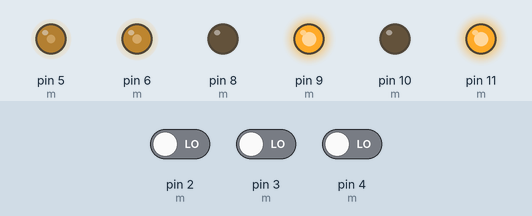
A sketch run on a simulated Arduino Uno, built with avr-gcc and run on an emulated ATmega328P. On the bench: output pins drawn as LEDs (lit = HIGH). The inputs (shaded band) are chosen by the test bench; at power-on: pin 2 (m) LOW, pin 3 (m) LOW, pin 4 (m) LOW. What the sketch prints to the serial monitor is not drawn.

Above: at 1.2 s.
1.3 s: pin 2 (m) driven HIGH
Timing chart, 0 to 4.3 s (numbered marks = the images above; inputs shaded):
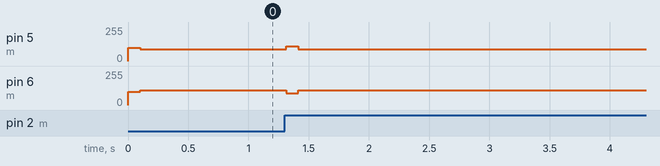

Measured:
- after the input at 1.3 s, pin 5 (m): 90/255 → 110/255 at once, → 90/255 0.10 s later; pin 6 (m): 110/255 → 90/255 at once, → 110/255 0.10 s later

The sketch:

Motor_ZEND.ino
```cpp
// Defination of motors
//------------------------------------------------//

#define NMOTORS 2

class Motor
{
  public:
    Motor(int ENCA_, int ENCB_, int pwmPin_, int inp1_, int inp2_, int S);
    void setMotor(int pwmVal, int pwmPin, int in1, int in2);
    int getENCA(void);
    int getENCB(void);
    int getpwmPin(void);
    int getinp1(void);
    int getinp2(void);

  private:
     int ENCA;
     int ENCB;
     int pwmPin;
     int inp1;
     int inp2;
     int side;// 0: left, 1: right
};

Motor::Motor(int ENCA_, int ENCB_, int pwmPin_, int inp1_, int inp2_, int S)
{
  ENCA = ENCA_;
  ENCB = ENCB_;
  pwmPin = pwmPin_;
  inp1 = inp1_;
  inp2 = inp2_;
  side = S;

  pinMode(ENCA,INPUT);
  pinMode(ENCB,INPUT);
  pinMode(pwmPin,OUTPUT);
  pinMode(inp1,OUTPUT);
  pinMode(inp2,OUTPUT);

  analogWrite(pwmPin,0);
  digitalWrite(inp1,LOW);
  digitalWrite(inp2,LOW);

  if (ENCB-2 == 0)
  {
    attachInterrupt(ENCB-2, readEncoder_l, RISING);
  }
  else
  {
    attachInterrupt(ENCB-2, readEncoder_r, RISING);
  }
}

void Motor::setMotor(int pwmVal, int pwmPin, int in1, int in2)
{
  if (pwmVal > 0)
  {
    //Positive
    digitalWrite(in1,LOW);
    digitalWrite(in2,HIGH);
    analogWrite(pwmPin,pwmVal);
  }
  else if (pwmVal < 0)
  {
    //Negative
    digitalWrite(in1,HIGH);
    digitalWrite(in2,LOW);
    analogWrite(pwmPin,-pwmVal);
  }
  else
  {
    digitalWrite(in1,LOW);
    digitalWrite(in2,LOW);
  }
}

int Motor::getENCA(void)
{
  return ENCA;
}

int Motor::getENCB(void)
{
  return ENCB;
}

int Motor::getpwmPin(void)
{
  return pwmPin;
}

int Motor::getinp1(void)
{
  return inp1;
}

int Motor::getinp2(void)
{
  return inp2;
}

//------------------------------------------------//

// Motor
Motor m[] = {Motor(4,2,6,10,11,0), Motor(12,3,5,8,9,1)};

// Encoder
volatile int pos[2];

// RPS Variable
int posp[2] = {0,0};
int pwm[2] = {0,0};
float e[2] = {0,0};
float u[2] = {0,0};
float eintegral[2] = {0,0};
float rpst[2] = {0,0};
float rpsp[2] = {0,0};
int post[2] = {0,0};

// Timer
#define Interval_count 100000

unsigned long currT = 0.0;
float deltaT = 0.0;

// Control Effort
double v_ZEND = 0;

// Main
//------------------------------------------------//

void setup()
{
  currT = micros();

  m[0].setMotor(100, m[0].getpwmPin(), m[0].getinp1(), m[0].getinp2());
  m[1].setMotor(100, m[1].getpwmPin(), m[1].getinp1(), m[1].getinp2());

  Serial.begin(9600);
}

void loop()
{
  if ( micros() - currT > Interval_count)
  {
    noInterrupts();
    post[0] = pos[0];
    post[1] = pos[1];
    interrupts();

    deltaT = ((float) Interval_count)/1.0e6;
    rpst[0] = (post[0]-posp[0])/deltaT/969;
    rpst[1] = (post[1]-posp[1])/deltaT/967;


    posp[0] = post[0];
    posp[1] = post[1];
    rpsp[0] = rpst[0];
    rpsp[1] = rpst[1];

    Serial.print("R: ");
    Serial.print(rpst[1]);
    Serial.print(" L: ");
    Serial.print(rpst[0]);
    Serial.println("");

    v_ZEND = ( rpst[0]/(rpst[0]+rpst[1]) ) - 0.5;

    if (v_ZEND > 0.0)
    {
      pwm[0] = int(150.0 - (v_ZEND * 1000.0));
      pwm[0] = constrain(pwm[0], 90, 120);
      pwm[1] = 110;
    }
    else
    {
      pwm[1] = int(150.0 + (v_ZEND * 1000.0));
      pwm[1] = constrain(pwm[1], 90, 120);
      pwm[0] = 110;
    }

    m[0].setMotor(pwm[0], m[0].getpwmPin(), m[0].getinp1(), m[0].getinp2());
    m[1].setMotor(pwm[1], m[1].getpwmPin(), m[1].getinp1(), m[1].getinp2());

    currT = micros();
  }
}

// IRS
//------------------------------------------------//

void readEncoder_l()
{
  int b = digitalRead(m[0].getENCA());
  int c;

  if (b > 0)
  {
    pos[0]++;
  }
  else
  {
    pos[0]--;
  }
}

void readEncoder_r()
{
  int b = digitalRead(m[1].getENCA());
  int c;

  if (b > 0)
  {
    pos[1]--;
  }
  else
  {
    pos[1]++;
  }
}
```
